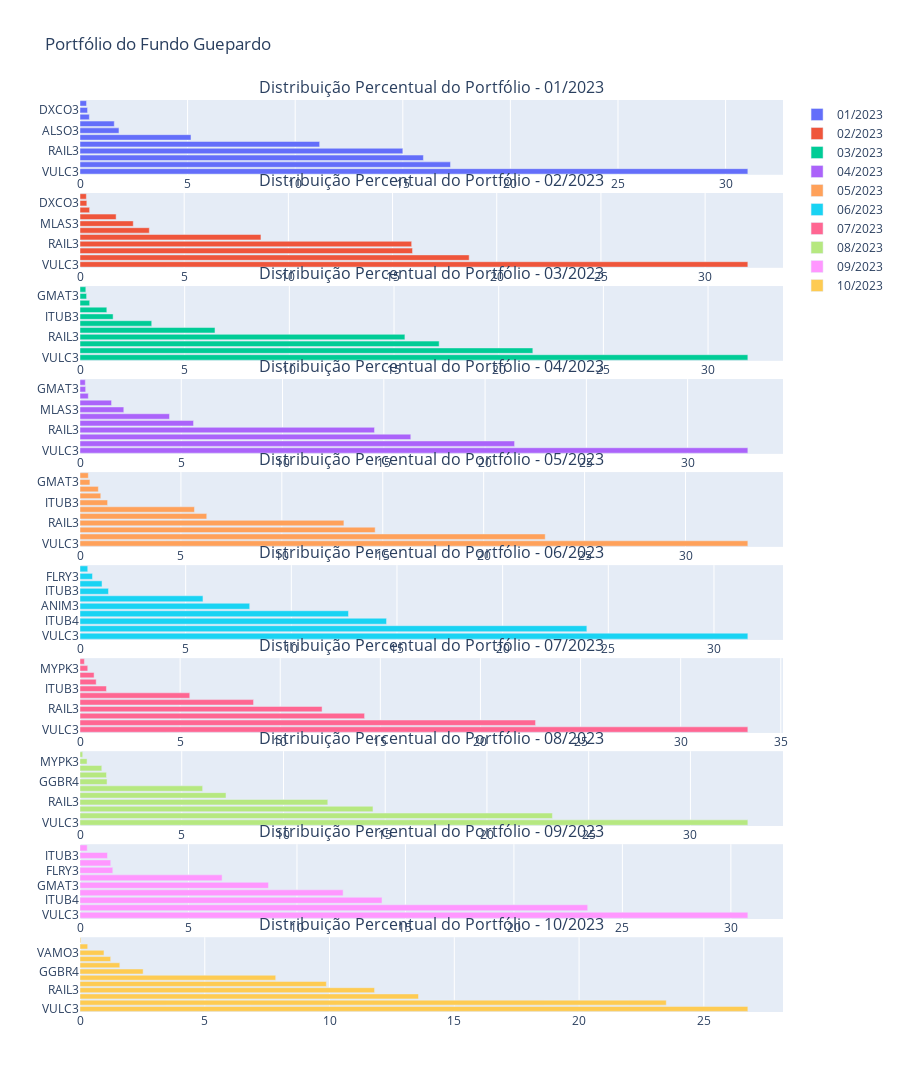

Notebook cell for this chart:
### Code cell
# Plotando o portfólio de cada mês
plot_portfolio(df=portfolio_guepardo, nome_fundo='Guepardo')

### Figure 1 — Plotly figure (JSON) as saved in the notebook; plotly's stock layout.template omitted (floating-point values rounded to 4 significant figures)
{"data": [{"name": "01/2023", "orientation": "h", "type": "bar", "x": [31.03, 17.22, 15.96, 15.0, 11.14, 5.157, 1.811, 1.593, 0.4346, 0.3512, 0.3045], "xaxis": "x", "y": ["VULC3", "ITUB4", "UGPA3", "RAIL3", "ANIM3", "MLAS3", "ALSO3", "ITUB3", "MYPK3", "DXCO3", "GMAT3"], "yaxis": "y"}, {"name": "02/2023", "orientation": "h", "type": "bar", "x": [32.05, 18.68, 15.96, 15.92, 8.684, 3.328, 2.556, 1.734, 0.4614, 0.3279, 0.3053], "xaxis": "x2", "y": ["VULC3", "ITUB4", "UGPA3", "RAIL3", "ANIM3", "ALSO3", "MLAS3", "ITUB3", "MYPK3", "DXCO3", "GMAT3"], "yaxis": "y2"}, {"name": "03/2023", "orientation": "h", "type": "bar", "x": [31.9, 21.63, 17.16, 15.52, 6.448, 3.426, 1.582, 1.281, 0.4622, 0.3156, 0.2782], "xaxis": "x3", "y": ["VULC3", "UGPA3", "ITUB4", "RAIL3", "ANIM3", "ALSO3", "ITUB3", "MLAS3", "MYPK3", "GMAT3", "DXCO3"], "yaxis": "y3"}, {"name": "04/2023", "orientation": "h", "type": "bar", "x": [32.97, 21.46, 16.33, 14.54, 5.606, 4.42, 2.162, 1.558, 0.4105, 0.2797, 0.2618], "xaxis": "x4", "y": ["VULC3", "UGPA3", "ITUB4", "RAIL3", "ANIM3", "ALSO3", "MLAS3", "ITUB3", "MYPK3", "GMAT3", "DXCO3"], "yaxis": "y4"}, {"name": "05/2023", "orientation": "h", "type": "bar", "x": [33.09, 23.05, 14.62, 13.08, 6.281, 5.671, 1.367, 1.03, 0.9085, 0.4912, 0.412], "xaxis": "x5", "y": ["VULC3", "UGPA3", "ITUB4", "RAIL3", "ANIM3", "ALSO3", "ITUB3", "MLAS3", "GGBR4", "GMAT3", "MYPK3"], "yaxis": "y5"}, {"name": "06/2023", "orientation": "h", "type": "bar", "x": [31.6, 23.99, 14.51, 12.71, 8.031, 5.819, 1.349, 1.043, 0.5907, 0.3661], "xaxis": "x6", "y": ["VULC3", "UGPA3", "ITUB4", "RAIL3", "ANIM3", "ALSO3", "ITUB3", "GGBR4", "FLRY3", "MYPK3"], "yaxis": "y6"}, {"name": "07/2023", "orientation": "h", "type": "bar", "x": [33.35, 22.75, 14.21, 12.09, 8.667, 5.482, 1.321, 0.8079, 0.7037, 0.3872, 0.2206], "xaxis": "x7", "y": ["VULC3", "UGPA3", "ITUB4", "RAIL3", "ANIM3", "ALSO3", "ITUB3", "FLRY3", "GGBR4", "MYPK3", "TGMA3"], "yaxis": "y7"}, {"name": "08/2023", "orientation": "h", "type": "bar", "x": [32.82, 23.22, 14.4, 12.18, 7.175, 6.027, 1.33, 1.301, 1.071, 0.3469, 0.1335], "xaxis": "x8", "y": ["VULC3", "UGPA3", "ITUB4", "RAIL3", "GMAT3", "ALSO3", "GGBR4", "ITUB3", "FLRY3", "MYPK3", "ANIM3"], "yaxis": "y8"}, {"name": "09/2023", "orientation": "h", "type": "bar", "x": [30.78, 23.4, 13.92, 12.13, 8.688, 6.549, 1.512, 1.417, 1.268, 0.3331], "xaxis": "x9", "y": ["VULC3", "UGPA3", "ITUB4", "RAIL3", "GMAT3", "ALSO3", "FLRY3", "GGBR4", "ITUB3", "MYPK3"], "yaxis": "y9"}, {"name": "10/2023", "orientation": "h", "type": "bar", "x": [26.76, 23.49, 13.57, 11.8, 9.873, 7.842, 2.531, 1.595, 1.229, 0.961, 0.308, 0.03275], "xaxis": "x10", "y": ["VULC3", "UGPA3", "ITUB4", "RAIL3", "GMAT3", "ALOS3", "GGBR4", "FLRY3", "ITUB3", "VAMO3", "MYPK3", "CSAN3"], "yaxis": "y10"}], "layout": {"annotations": [{"font": {"size": 16}, "showarrow": false, "text": "Distribuição Percentual do Portfólio - 01/2023", "x": 0.5, "xanchor": "center", "xref": "paper", "y": 1.0, "yanchor": "bottom", "yref": "paper"}, {"font": {"size": 16}, "showarrow": false, "text": "Distribuição Percentual do Portfólio - 02/2023", "x": 0.5, "xanchor": "center", "xref": "paper", "y": 0.898, "yanchor": "bottom", "yref": "paper"}, {"font": {"size": 16}, "showarrow": false, "text": "Distribuição Percentual do Portfólio - 03/2023", "x": 0.5, "xanchor": "center", "xref": "paper", "y": 0.796, "yanchor": "bottom", "yref": "paper"}, {"font": {"size": 16}, "showarrow": false, "text": "Distribuição Percentual do Portfólio - 04/2023", "x": 0.5, "xanchor": "center", "xref": "paper", "y": 0.694, "yanchor": "bottom", "yref": "paper"}, {"font": {"size": 16}, "showarrow": false, "text": "Distribuição Percentual do Portfólio - 05/2023", "x": 0.5, "xanchor": "center", "xref": "paper", "y": 0.592, "yanchor": "bottom", "yref": "paper"}, {"font": {"size": 16}, "showarrow": false, "text": "Distribuição Percentual do Portfólio - 06/2023", "x": 0.5, "xanchor": "center", "xref": "paper", "y": 0.49, "yanchor": "bottom", "yref": "paper"}, {"font": {"size": 16}, "showarrow": false, "text": "Distribuição Percentual do Portfólio - 07/2023", "x": 0.5, "xanchor": "center", "xref": "paper", "y": 0.388, "yanchor": "bottom", "yref": "paper"}, {"font": {"size": 16}, "showarrow": false, "text": "Distribuição Percentual do Portfólio - 08/2023", "x": 0.5, "xanchor": "center", "xref": "paper", "y": 0.286, "yanchor": "bottom", "yref": "paper"}, {"font": {"size": 16}, "showarrow": false, "text": "Distribuição Percentual do Portfólio - 09/2023", "x": 0.5, "xanchor": "center", "xref": "paper", "y": 0.184, "yanchor": "bottom", "yref": "paper"}, {"font": {"size": 16}, "showarrow": false, "text": "Distribuição Percentual do Portfólio - 10/2023", "x": 0.5, "xanchor": "center", "xref": "paper", "y": 0.082, "yanchor": "bottom", "yref": "paper"}], "height": 6000, "title": {"text": "Portfólio do Fundo Guepardo"}, "width": 900, "xaxis": {"anchor": "y", "domain": [0, 1]}, "xaxis10": {"anchor": "y10", "domain": [0, 1]}, "xaxis2": {"anchor": "y2", "domain": [0, 1]}, "xaxis3": {"anchor": "y3", "domain": [0, 1]}, "xaxis4": {"anchor": "y4", "domain": [0, 1]}, "xaxis5": {"anchor": "y5", "domain": [0, 1]}, "xaxis6": {"anchor": "y6", "domain": [0, 1]}, "xaxis7": {"anchor": "y7", "domain": [0, 1]}, "xaxis8": {"anchor": "y8", "domain": [0, 1]}, "xaxis9": {"anchor": "y9", "domain": [0, 1]}, "yaxis": {"anchor": "x", "domain": [0.918, 1.0]}, "yaxis10": {"anchor": "x10", "domain": [0, 0.082]}, "yaxis2": {"anchor": "x2", "domain": [0.816, 0.898]}, "yaxis3": {"anchor": "x3", "domain": [0.714, 0.796]}, "yaxis4": {"anchor": "x4", "domain": [0.612, 0.694]}, "yaxis5": {"anchor": "x5", "domain": [0.51, 0.592]}, "yaxis6": {"anchor": "x6", "domain": [0.408, 0.49]}, "yaxis7": {"anchor": "x7", "domain": [0.306, 0.388]}, "yaxis8": {"anchor": "x8", "domain": [0.204, 0.286]}, "yaxis9": {"anchor": "x9", "domain": [0.102, 0.184]}}}
